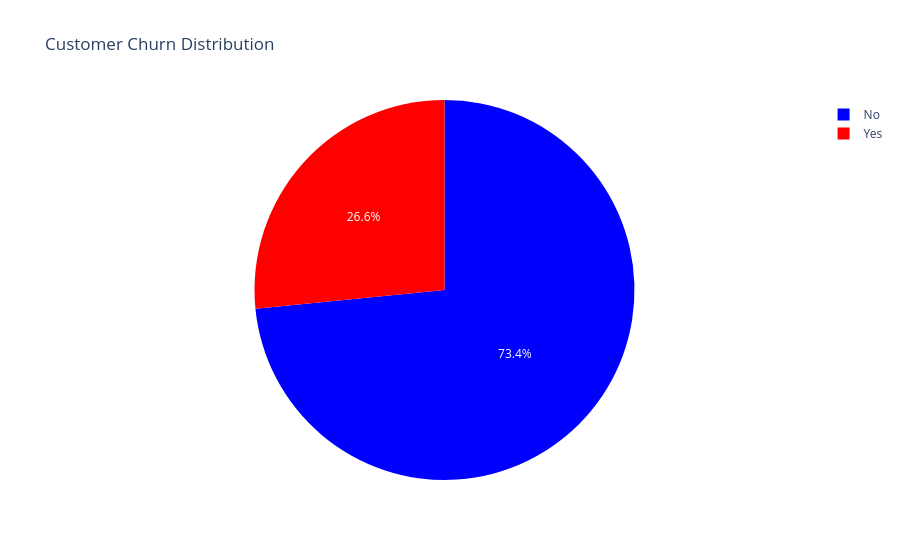
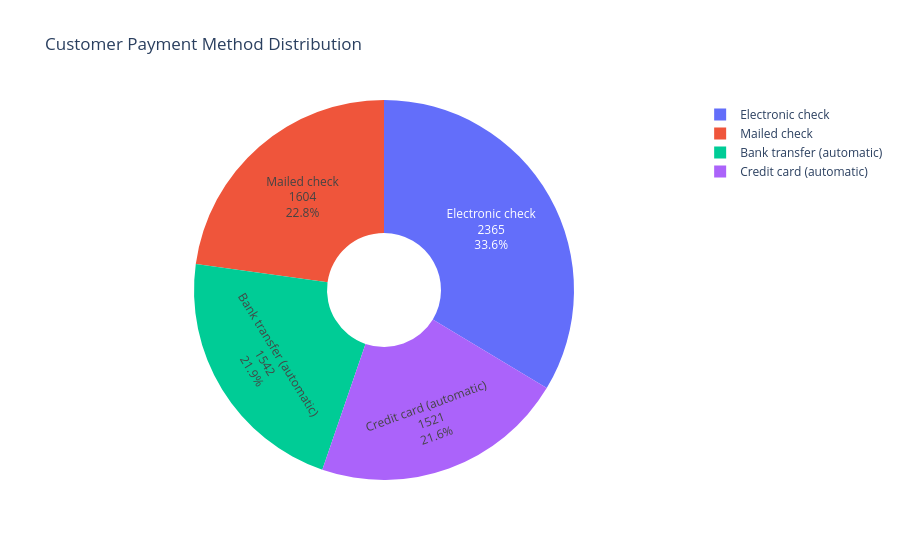

Here is the notebook cell these charts were saved with, in order:
### Code cell
fig = px.pie(
    df,
    names="Churn",
    title="Customer Churn Distribution",
    color="Churn",
    color_discrete_map={
        "Yes": "red",
        "No": "blue"
    },
    hole=0  # 0 creates a pie chart; use 0.4 for a donut chart
)

fig.show()

fig = px.pie(
    df,
    names="PaymentMethod",
    title="Customer Payment Method Distribution",
    hole=0.3
)

fig.update_traces(textinfo="label+percent+value")
fig.show()

### Figure 1 — Plotly figure (JSON) as saved in the notebook; plotly's stock layout.template omitted (floating-point values rounded to 4 significant figures; data arrays with more than 128 entries replaced by an {"elided": "..."} marker saying what was removed)
{"data": [{"customdata": {"elided": "7032x1 str values"}, "domain": {"x": [0, 1], "y": [0, 1]}, "hole": 0, "hovertemplate": "Churn=%{customdata[0]}<extra></extra>", "labels": {"elided": "7032 str values"}, "legendgroup": "", "marker": {"colors": {"elided": "7032 str values"}}, "name": "", "showlegend": true, "type": "pie"}], "layout": {"legend": {"tracegroupgap": 0}, "title": {"text": "Customer Churn Distribution"}}}

### Figure 2 — Plotly figure (JSON) as saved in the notebook; plotly's stock layout.template omitted (floating-point values rounded to 4 significant figures; data arrays with more than 128 entries replaced by an {"elided": "..."} marker saying what was removed)
{"data": [{"domain": {"x": [0, 1], "y": [0, 1]}, "hole": 0.3, "hovertemplate": "PaymentMethod=%{label}<extra></extra>", "labels": {"elided": "7032 str values"}, "legendgroup": "", "name": "", "showlegend": true, "textinfo": "label+percent+value", "type": "pie"}], "layout": {"legend": {"tracegroupgap": 0}, "title": {"text": "Customer Payment Method Distribution"}}}
